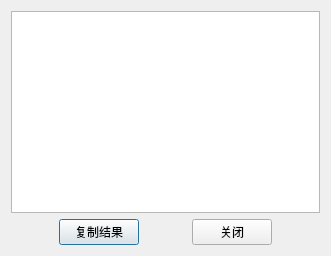
<?xml version="1.0" encoding="UTF-8"?>
<ui version="4.0">
 <class>Dialog</class>
 <widget class="QDialog" name="Dialog">
  <property name="geometry">
   <rect>
    <x>0</x>
    <y>0</y>
    <width>331</width>
    <height>256</height>
   </rect>
  </property>
  <property name="windowTitle">
   <string>Statistics Result</string>
  </property>
  <layout class="QGridLayout" name="gridLayout_2">
   <item row="0" column="0">
    <layout class="QVBoxLayout" name="verticalLayout">
     <item>
      <widget class="QTextBrowser" name="text_Browser">
       <property name="font">
        <font>
         <pointsize>10</pointsize>
        </font>
       </property>
       <property name="autoFillBackground">
        <bool>false</bool>
       </property>
       <property name="readOnly">
        <bool>true</bool>
       </property>
      </widget>
     </item>
    </layout>
   </item>
   <item row="1" column="0">
    <layout class="QGridLayout" name="gridLayout">
     <item row="0" column="1">
      <widget class="QPushButton" name="pushButton_copy">
       <property name="text">
        <string>复制结果</string>
       </property>
      </widget>
     </item>
     <item row="0" column="3">
      <widget class="QPushButton" name="pushButton_close">
       <property name="text">
        <string>关闭</string>
       </property>
      </widget>
     </item>
     <item row="0" column="0">
      <widget class="QLabel" name="label_4">
       <property name="text">
        <string/>
       </property>
      </widget>
     </item>
     <item row="0" column="2">
      <widget class="QLabel" name="label_2">
       <property name="text">
        <string/>
       </property>
      </widget>
     </item>
     <item row="0" column="4">
      <widget class="QLabel" name="label_5">
       <property name="text">
        <string/>
       </property>
      </widget>
     </item>
    </layout>
   </item>
  </layout>
 </widget>
 <resources/>
 <connections/>
</ui>
